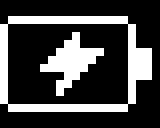
#> input picture scripts/assets/battery_charge_levels_20x16.gif, 20 x 16 px (shown 8 times larger)
$ python generate_battery_icon.py
#> lines starting #> are read from the running program, lines starting #| are printed output that depends on the picture; after the words box and inside, x2 and y2 are one past the last pixel; in counts of white or black regions, pixels touching at a corner belong together
"""Pack the approved 20x16 charging/level GIF without changing its pixels.

Pillow is only required offline. --check checks reproducibility; --verify-ui
compares slot six of test_layout's raw OLED framebuffers with the source GIF.
"""
from pathlib import Path
import argparse
import hashlib
from PIL import Image, ImageSequence

ROOT = Path(__file__).resolve().parents[1]
SOURCE = ROOT / "scripts/assets/battery_charge_levels_20x16.gif"
OUTPUT = ROOT / "App/ui/components/icons/app_battery_icon_data.inc"


def load_frames():
    frames, durations = [], []
    with Image.open(SOURCE) as gif:
#> gif is the input picture: PIL image 20x16 P; 26.2% white in thin lines or dots, all inside (x1, y1, x2, y2) = (0, 2, 19, 14)
        assert gif.size == (20, 16) and gif.info.get("loop") == 0
        for source in ImageSequence.Iterator(gif):
            rgb = source.convert("RGB")
            assert set(rgb.getdata()) <= {(0, 0, 0), (255, 255, 255)}
            frames.append([r != 0 for r, g, b in rgb.getdata()])
            durations.append(source.info.get("duration", 0))
#> this loop made 32 passes
#> pass 2, in load_frames, `rgb = source.convert("RGB")`:
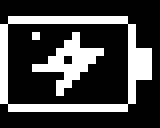
#> rgb: PIL image 20x16 RGB (shown 8 times larger); 26.6% white in thin lines or dots, all inside (x1, y1, x2, y2) = (0, 2, 19, 14)
#> pass 3, in load_frames, `rgb = source.convert("RGB")`:
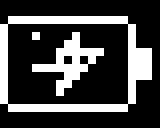
#> rgb: PIL image 20x16 RGB (shown 8 times larger); 25.9% white in thin lines or dots, all inside (x1, y1, x2, y2) = (0, 2, 19, 14)
#> after the loop, durations = 32 values, max 1800 at index 0, min 40 at index 1, mean 207.5; frames = 32 items
    assert all(d > 0 and d % 40 == 0 for d in durations)
    assert sum(durations) == 6640 and frames[0] == frames[-1]
    return frames, durations


def generate(frames, durations):
    unique, steps, elapsed = [], [], 0
    for pixels, duration in zip(frames, durations):
        packed = bytes(sum(1 << bit for bit in range(8)
                           if col*8+bit < 20 and pixels[y*20+col*8+bit])
                       for y in range(16) for col in range(3))
        if packed not in unique:
            unique.append(packed)
        index = unique.index(packed)
        elapsed += duration
        if steps and steps[-1][1] == index:
            steps[-1] = (elapsed, index)
        else:
            steps.append((elapsed, index))
    assert len(unique) <= 256 and elapsed <= 65535
    lines = ["// Generated by scripts/generate_battery_icon.py; do not edit by hand.",
             "// Approved GIF SHA256: " + hashlib.sha256(SOURCE.read_bytes()).hexdigest(),
             "// XBM: 20x16, 3 bytes/row, bit 0 is left. Charging then 1/2/3/4 bars.",
             "constexpr uint8_t battery_frames[][48] = {"]
    lines.extend("  {" + ",".join(f"0x{b:02X}" for b in frame) + "}," for frame in unique)
    lines.extend(["};", "struct BatteryStep { uint16_t end_ms; uint8_t frame; };",
                  "constexpr BatteryStep battery_steps[] = {"])
    lines.extend(f"  {{{end}U,{index}U}}," for end, index in steps)
    lines.extend(["};", f"constexpr uint32_t battery_period_ms = {elapsed}U;", ""])
    return "\n".join(lines), len(unique), len(steps)


def verify_ui(path, frames, durations):
    raw = path.read_bytes()
    expected = [frame for frame, duration in zip(frames, durations)
                for _ in range(duration // 40)]
    assert len(raw) % 1024 == 0 and len(raw) >= len(expected)*1024
    for index in range(len(raw) // 1024):
        fb = raw[index*1024:(index+1)*1024]
        for y in range(16):
            for x in range(20):
                actual = bool(fb[y//8*128+105+x] & (1 << (y % 8)))
                assert actual == expected[index % len(expected)][y*20+x], \
                    f"Battery mismatch: frame {index}, pixel {x},{y}"
    print(f"PASS: {len(raw)//1024} sixth-slot UI frames match the approved battery GIF")


if __name__ == "__main__":
    parser = argparse.ArgumentParser(description=__doc__)
    parser.add_argument("--check", action="store_true")
    parser.add_argument("--verify-ui", type=Path)
    args = parser.parse_args()
    frames, durations = load_frames()
#> frames = 32 items
    text, count, steps = generate(frames, durations)
#> the loop in generate, `for pixels, duration in zip(frames, durations):` made 32 passes
#> (duration, index, elapsed) on passes 1 to 12: (1800, 0, 1800), (40, 1, 1840), (40, 2, 1880), (40, 3, 1920), (40, 4, 1960), (40, 5, 2000), (40, 6, 2040), (40, 7, 2080), (840, 8, 2920), (40, 9, 2960), (40, 10, 3000), (40, 11, 3040)
#> after the loop in generate, `for pixels, duration in zip(frames, durations):`: elapsed = 6640; steps = 32 pairs, first value 1800 to 6640, second value 0 to 30; unique = 31 items
#> count = 31; steps = 32
    if args.check:
        assert OUTPUT.read_text(encoding="utf-8") == text, "Regenerate battery icon data"
    else:
        OUTPUT.write_text(text, encoding="utf-8")
    print(f"PASS: {count} unique 20x16 frames, {steps} timeline steps, 6640 ms")
#| PASS: 31 unique 20x16 frames, 32 timeline steps, 6640 ms
    if args.verify_ui:
        verify_ui(args.verify_ui, frames, durations)
